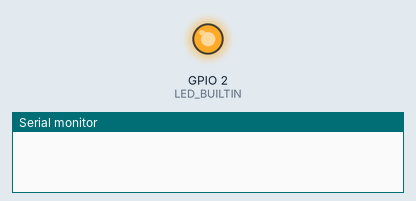
Recording of a sketch running on a simulated ESP8266 (NodeMCU). On the bench: output pins drawn as LEDs (lit = HIGH, except the on-board LED, lit = LOW), the last lines printed to the serial monitor. WiFi joins after 1.5 s; servers stay silent unless stated.

Above: at 0.1 s.
At 1.6 s:
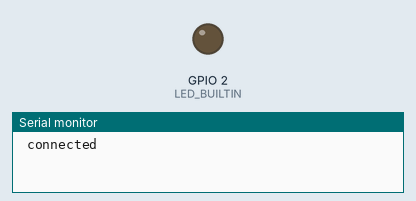
Timing chart, 0 to 3.1 s (numbered marks = the images above):
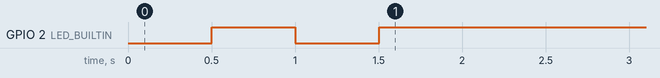

The sketch:

SenderEsp.ino
```cpp
#include <ESP8266WiFi.h>
#include <WiFiUdp.h>
#include <SoftwareSerial.h>

SoftwareSerial ESPserial(1, 5);

const char* ssid = "Tenda_2731F0";
const char* password = "12345678";

WiFiUDP Udp;
unsigned int localUdpPort = 10999;  // local port to listen on
int messagePacket;  // buffer for incoming packets

void setup() {

  Serial.begin(9600);
  ESPserial.begin(115200);
  pinMode(LED_BUILTIN,OUTPUT);


  //Serial.printf("Connecting to %s ", ssid);
  WiFi.begin(ssid, password);
  while (WiFi.status() != WL_CONNECTED)
  {
    delay(500);
   digitalWrite(LED_BUILTIN, !digitalRead(LED_BUILTIN));
  }
  Serial.println(" connected");

  Udp.begin(localUdpPort);
  //Serial.printf("Now listening at IP %s, UDP port %d\n", WiFi.localIP().toString().c_str(), localUdpPort);

}

void loop() {
  if(Serial.available()){
  messagePacket = Serial.read();
  if(messagePacket=='1')
  {
     digitalWrite(LED_BUILTIN, !digitalRead(LED_BUILTIN));
    }
  Udp.beginPacket(Udp.remoteIP(), Udp.remotePort());
  Udp.write(messagePacket);
  Udp.endPacket();
  }
}
```
